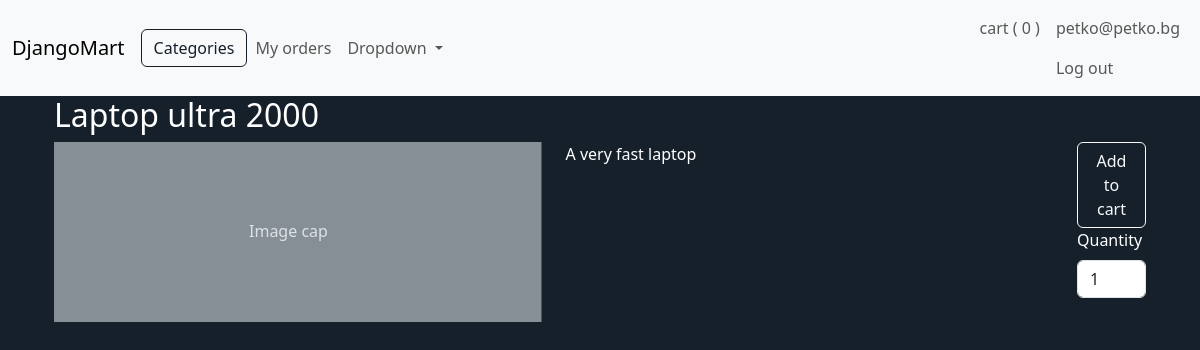
Page /product/1 (signed in) on the committed database.
### DjangoMartApp/models.py (models this page shows, shortened)
class ShoppingCart(models.Model):
    user_id = models.ForeignKey(User, on_delete=models.CASCADE)
    total_items_count = models.PositiveIntegerField(default=0)

class User(AbstractUser):
    first_name = models.CharField(max_length=50)
    last_name = models.CharField(max_length=50)
    phone_number = models.CharField(max_length=15, blank=True)
    total_purchased_amount = models.FloatField(default=0)
    available_tokens = models.FloatField(default=500,  validators=[MinValueValidator(0)])
    delivery_details_provided_count = models.PositiveSmallIntegerField(default=0, validators=[MaxValueValidator(3)])
    is_deleted = models.BooleanField(default=False)
    is_api_user = models.BooleanField(default=False)
    created_date = models.DateTimeField(default=timezone.now, editable=False)
    updated_date = models.DateTimeField(auto_now=True)

class Product(models.Model):
    title = models.CharField(max_length=100)
    description = models.TextField(max_length=2000)
    price = models.FloatField(validators=[MinValueValidator(1.0)])
    brand = models.ForeignKey(Brand, on_delete=models.CASCADE)
    stock = models.PositiveIntegerField(validators=[MinValueValidator(1)])
    rating = models.FloatField(default=0)
    rating_count = models.IntegerField(default=0)
    sales_count = models.IntegerField(default=0)
    categories = models.ManyToManyField(Category)
    product_weight = models.CharField(max_length=50, blank=True, null=True)
    product_height = models.CharField(max_length=50, blank=True, null=True)
    product_width = models.CharField(max_length=50, blank=True, null=True)
    product_length = models.CharField(max_length=50, blank=True, null=True)
    package_weight = models.CharField(max_length=50, blank=True, null=True)
    package_height = models.CharField(max_length=50, blank=True, null=True)
    package_width = models.CharField(max_length=50, blank=True, null=True)
    package_length = models.CharField(max_length=50, blank=True, null=True)
    warranty = models.PositiveIntegerField(blank=True, null=True)
    created_date = models.DateTimeField(auto_now_add=True)
    updated_date = models.DateTimeField(auto_now=True)
    is_active = models.BooleanField(default=True)

### DjangoMartApp/views/web.py (the view)
# urls.py: path('product/<int:product_id>', product_view, name='product'),
def product_view(request, product_id):
    product = get_object_or_404(Product, id=product_id)
    product.description_html = markdown(product.description)
    return render_django_mart_app(request, 'product', {'product':product})

### DjangoMartApp/context_processors.py (called while the page is built)
def categories_processor(request):
    return {
        'categories': Category.objects.filter(is_active=True)
    }

def cart_processor(request):
    if request.user.is_authenticated:
        try:
            cart = ShoppingCart.objects.get(user_id=request.user)
        except ShoppingCart.DoesNotExist:
            cart = None
    else:
        cart = None
    return {'shopping_cart': cart}

### DjangoMartApp/views/utility.py (called while the page is built)
def render_django_mart_app(request, template_name, context=None):
    if context is None:
        context = {}
    full_template_name = f'DjangoMartApp/{template_name}.html'
    return render(request, full_template_name, context)

### DjangoMartApp/templates/DjangoMartApp/product.html (shortened to what this page needs)
{% extends "DjangoMartApp/layout.html" %}
{% load static %}
{% block body %}
    <div class="container">
        <h2>{{product.title}}</h2>
    </div>
    <div class="container">
        <div class="row">
            <div class="col">
                <svg aria-label="Placeholder: Image cap" class="bd-placeholder-img card-img-top" height="180" preserveAspectRatio="xMidYMid slice" role="img" width="100%" xmlns="http://www.w3.org/2000/svg">
                    <text x="40%" y="50%" fill="#dee2e6" dy=".3em">
                        Image cap
                    </text>
                </svg>
            </div>
            <div class="col">
                {{product.description_html|safe}}
            </div>
            <div class="col-1">
                <button type="button" class="btn btn-outline-light" id="addToCartBtn">Add to cart</button>
                <label for="quantity" class="form-label">Quantity</label>
                <input type="number" class="form-control" id="quantity" name="quantity" value="1" min="1">
            </div>
        </div>
    </div>
{% endblock %}

### DjangoMartApp/templates/DjangoMartApp/layout.html (shortened to what this page needs)
{% load static %}
<!doctype html>
<html lang="en">
  <head>
    <link href="https://cdn.jsdelivr.net/npm/bootstrap@5.3.7/dist/css/bootstrap.min.css" rel="stylesheet">
    <link href="{% static 'DjangoMartApp/styles.css' %}" rel="stylesheet">
  </head>
  <body>
    <nav class="navbar navbar-expand-lg bg-body-tertiary">
      <div class="container-fluid">
        <a class="navbar-brand" href="{% url 'homepage' %}">DjangoMart</a>
        <button type="button" class="btn active" id="dark-element" data-bs-toggle="offcanvas" data-bs-target="#catOffcanvas">
          Categories
        </button>
        <div class="collapse navbar-collapse" id="navbarSupportedContent">
          <ul class="navbar-nav me-auto mb-2 mb-lg-0">
            {% if user.is_authenticated %}
              <li class="nav-item">
                <a class="nav-link" href="{% url 'orders' %}">My orders</a>
              </li>
            {% endif %}
            <li class="nav-item dropdown">
              <a class="nav-link dropdown-toggle" href="#" role="button" data-bs-toggle="dropdown" aria-expanded="false">
                Dropdown
              </a>
            </li>
          </ul>
          <div class="d-flex navbar-nav">
            {% if user.is_authenticated %}
            <a class="nav-link" href="{% url 'cart' %}">cart
              (
              <span id="cartItemsCount">
                {{shopping_cart.total_items_count}}
              </span>
              )
            </a>
              <li class="nav-item">
                <a class="nav-link" href="{% url 'logout_view' %}">{{user.username}}</a>
                <a class="nav-link" href="{% url 'logout_view' %}">Log out</a>
              </li>
            {% else %}
              <li class="nav-item">
                <a class="nav-link" href="{% url 'login_view' %}">Log In</a>
              </li>
            {% endif %}
          </div>
        </div>
      </div>
    </nav>
    <div class="container">
      {% block body %}
      {% endblock %}
    </div>
  </body>
</html>

### DjangoMartApp/static/DjangoMartApp/styles.css (style rules this page uses)
body { background-color:rgb(21, 32, 43); color: white; }
#dark-element { border-color: rgb(21, 32, 43) !important; color: rgb(21, 32, 43) !important; }

### rows in the picture
ShoppingCart: total_items_count "0"
User: username "petko@petko.bg"
Product: title "Laptop ultra 2000", description_html "A very fast laptop"
